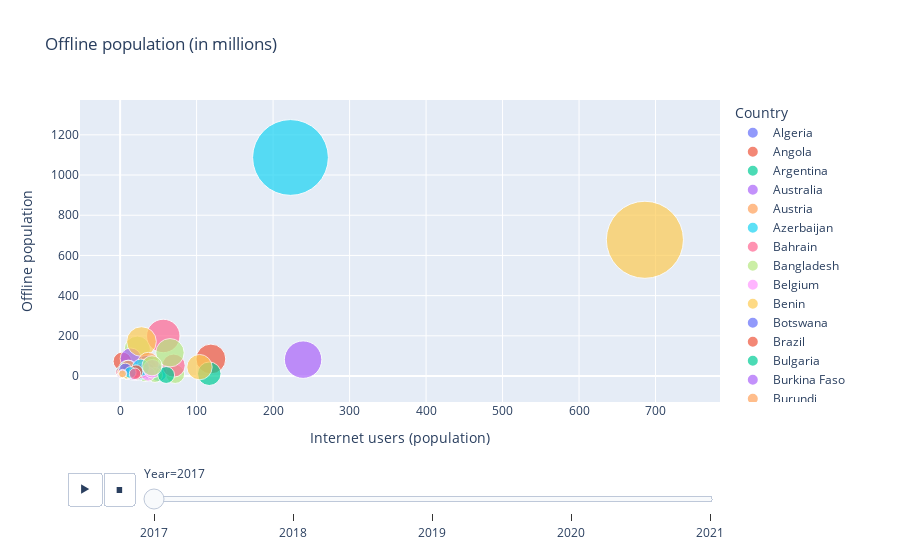

This figure's notebook cell:
### Code cell
fig = px.scatter(df_3i_corrected, x="Internet users (population)", y="Offline population", animation_frame="Year", animation_group="Country",
           size="Population", color="Country", hover_name="Country",
           log_x=False, size_max=55, title="Offline population (in millions)")
fig.show()
